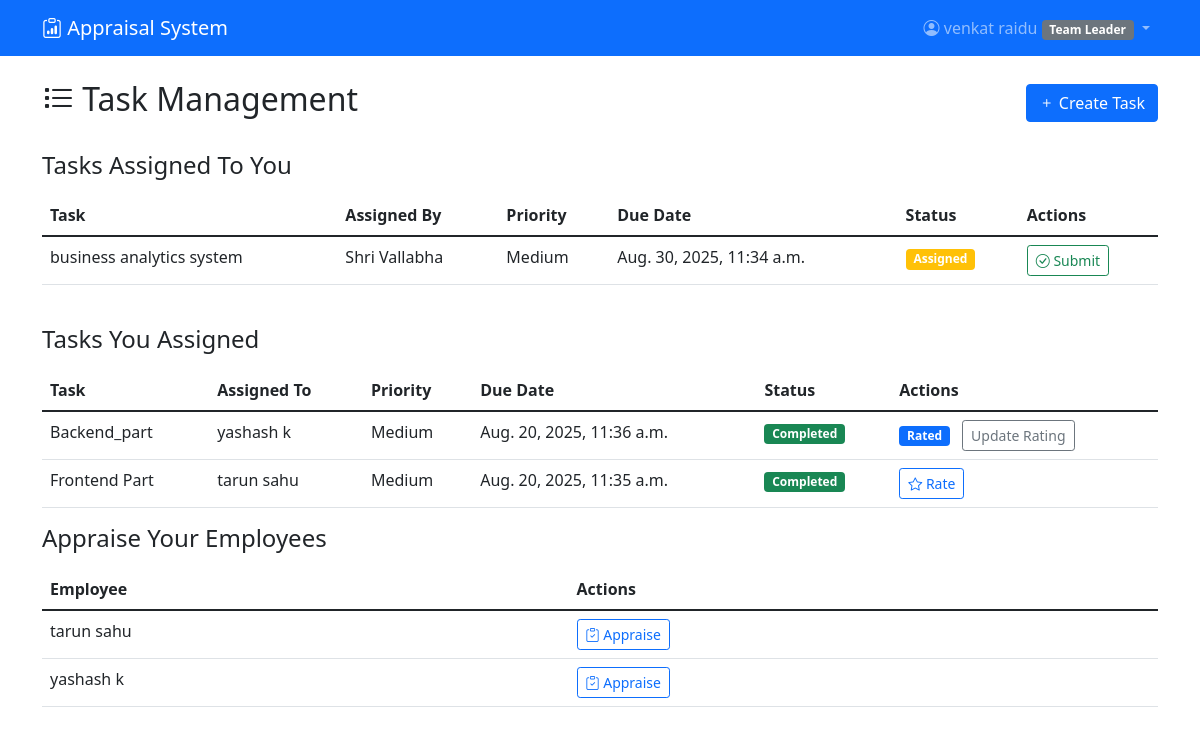
The page /appraisals/tasks/ (signed in) on the database its author committed.
### accounts/models.py (models this page shows, shortened)
class CustomUser(AbstractUser):
    ROLE_CHOICES = [
        ('employee', 'Employee'),
        ('team_leader', 'Team Leader'),
        ('manager', 'Manager'),
        ('hr_admin', 'HR Admin'),
    ]
    role = models.CharField(max_length=20, choices=ROLE_CHOICES, default='employee')
    department = models.ForeignKey(Department, on_delete=models.CASCADE, null=True, blank=True)
    employee_id = models.CharField(max_length=20, unique=True, null=True, blank=True)
    phone = models.CharField(max_length=15, blank=True)
    hire_date = models.DateField(null=True, blank=True)
    manager = models.ForeignKey('self', on_delete=models.SET_NULL, null=True, blank=True)
    def get_subordinates(self):
        return CustomUser.objects.filter(manager=self)

### appraisals/models.py (models this page shows, shortened)
class Task(models.Model):
    PRIORITY_CHOICES = [
        ('low', 'Low'),
        ('medium', 'Medium'),
        ('high', 'High'),
        ('urgent', 'Urgent'),
    ]
    STATUS_CHOICES = [
        ('assigned', 'Assigned'),
        ('in_progress', 'In Progress'),
        ('completed', 'Completed'),
        ('overdue', 'Overdue'),
    ]
    title = models.CharField(max_length=200)
    description = models.TextField()
    assigned_to = models.ForeignKey(User, on_delete=models.CASCADE, related_name='assigned_tasks')
    assigned_by = models.ForeignKey(User, on_delete=models.CASCADE, related_name='created_tasks')
    priority = models.CharField(max_length=10, choices=PRIORITY_CHOICES, default='medium')
    status = models.CharField(max_length=15, choices=STATUS_CHOICES, default='assigned')
    due_date = models.DateTimeField()
    completed_date = models.DateTimeField(null=True, blank=True)
    completion_report = models.FileField(upload_to='task_reports/', null=True, blank=True)
    created_at = models.DateTimeField(auto_now_add=True)
    updated_at = models.DateTimeField(auto_now=True)
    @property
    def is_overdue(self):
        from django.utils import timezone
        return self.due_date < timezone.now() and self.status != 'completed'

### appraisals/views.py (the view, shortened to what this page needs)
# urls.py: path('tasks/', views.task_list, name='task_list'),
@login_required
def task_list(request):
    if request.user.role == 'employee':
        tasks = Task.objects.filter(assigned_to=request.user).order_by('-created_at')
        return render(request, 'appraisals/task_list.html', {'tasks': tasks})
    elif request.user.role == 'team_leader':
        assigned_to_me = Task.objects.filter(assigned_to=request.user).order_by('-created_at')
        assigned_by_me = Task.objects.filter(assigned_by=request.user).order_by('-created_at')
        rated_task_ids = set(PerformanceRating.objects.filter(manager=request.user, task__in=assigned_by_me).values_list('task_id', flat=True))
        return render(request, 'appraisals/task_list.html', {
            'tasks_assigned_to_me': assigned_to_me,
            'tasks_assigned_by_me': assigned_by_me,
            'rated_task_ids': rated_task_ids,
            'is_team_leader': True,
        })
    else:
        return render(request, 'appraisals/task_list.html', {'is_hr': True})

### templates/appraisals/task_list.html (shortened to what this page needs)
{% extends 'base.html' %}
{% block content %}
<div class="row">
    <div class="col-md-12">
        <div class="d-flex justify-content-between align-items-center mb-4">
            <h2><i class="bi bi-list-task"></i> Task Management</h2>
            {% if user.role in 'manager,team_leader' %}
                <a href="{% url 'create_task' %}" class="btn btn-primary">
                    <i class="bi bi-plus"></i> Create Task
                </a>
            {% endif %}
        </div>
    </div>
</div>
{% if is_team_leader %}
    <div class="row">
        <div class="col-md-12">
            <h4 class="mb-3">Tasks Assigned To You</h4>
            {% if tasks_assigned_to_me %}
                <div class="table-responsive mb-4">
                    <table class="table table-hover">
                        <thead>
                            <tr>
                                <th>Task</th>
                                <th>Assigned By</th>
                                <th>Priority</th>
                                <th>Due Date</th>
                                <th>Status</th>
                                <th>Actions</th>
                            </tr>
                        </thead>
                        <tbody>
                            {% for task in tasks_assigned_to_me %}
                            <tr>
                                <td>{{ task.title }}</td>
                                <td>{{ task.assigned_by.get_full_name }}</td>
                                <td>{{ task.get_priority_display }}</td>
                                <td>{{ task.due_date }}</td>
                                <td>
                                    <span class="badge bg-{% if task.status == 'completed' %}success{% elif task.is_overdue %}danger{% else %}warning{% endif %}">
                                        {{ task.get_status_display }}
                                    </span>
                                </td>
                                <td>
                                    {% if task.status != 'completed' %}
                                        <a href="{% url 'submit_task' task.id %}" class="btn btn-sm btn-outline-success">
                                            <i class="bi bi-check-circle"></i> Submit
                                        </a>
                                    {% endif %}
                                </td>
                            </tr>
                            {% endfor %}
                        </tbody>
                    </table>
                </div>
            {% else %}
                <p class="text-muted">No tasks assigned to you.</p>
            {% endif %}
        </div>
    </div>
    <div class="row">
        <div class="col-md-12">
            <h4 class="mb-3">Tasks You Assigned</h4>
            {% if tasks_assigned_by_me %}
                <div class="table-responsive">
                    <table class="table table-hover">
                        <thead>
                            <tr>
                                <th>Task</th>
                                <th>Assigned To</th>
                                <th>Priority</th>
                                <th>Due Date</th>
                                <th>Status</th>
                                <th>Actions</th>
                            </tr>
                        </thead>
                        <tbody>
                            {% for task in tasks_assigned_by_me %}
                            <tr>
                                <td>{{ task.title }}</td>
                                <td>{{ task.assigned_to.get_full_name }}</td>
                                <td>{{ task.get_priority_display }}</td>
                                <td>{{ task.due_date }}</td>
                                <td>
                                    <span class="badge bg-{% if task.status == 'completed' %}success{% elif task.is_overdue %}danger{% else %}warning{% endif %}">
                                        {{ task.get_status_display }}
                                    </span>
                                </td>
                                <td>
                                    {% if task.status == 'completed' %}
                                        {% if task.id in rated_task_ids %}
                                            <span class="badge bg-primary">Rated</span>
                                            <a href="{% url 'rate_employee' task.assigned_to.id %}?task_id={{ task.id }}" class="btn btn-sm btn-outline-secondary ms-2">Update Rating</a>
                                        {% else %}
                                            <a href="{% url 'rate_employee' task.assigned_to.id %}?task_id={{ task.id }}" class="btn btn-sm btn-outline-primary">
                                                <i class="bi bi-star"></i> Rate
                                            </a>
                                        {% endif %}
                                    {% endif %}
                                </td>
                            </tr>
                            {% endfor %}
                        </tbody>
                    </table>
                </div>
            {% else %}
                <p class="text-muted">No tasks assigned by you.</p>
            {% endif %}
        </div>
    </div>
    <div class="row">
        <div class="col-md-12">
            <h4 class="mb-3">Appraise Your Employees</h4>
            <div class="table-responsive">
                <table class="table table-hover">
                    <thead>
                        <tr>
                            <th>Employee</th>
                            <th>Actions</th>
                        </tr>
                    </thead>
                    <tbody>
                        {% for employee in user.get_subordinates %}
                        <tr>
                            <td>{{ employee.get_full_name }}</td>
                            <td>
                                <a href="{% url 'create_appraisal' employee.id %}" class="btn btn-sm btn-outline-primary">
                                    <i class="bi bi-clipboard-check"></i> Appraise
                                </a>
                            </td>
                        </tr>
                        {% endfor %}
                    </tbody>
                </table>
            </div>
        </div>
    </div>
{% endif %}
{% endblock %}

### templates/base.html (shortened to what this page needs)
<!DOCTYPE html>
<html lang="en">
<head>
    <link href="https://cdn.jsdelivr.net/npm/bootstrap@5.1.3/dist/css/bootstrap.min.css" rel="stylesheet">
    <link href="https://cdn.jsdelivr.net/npm/bootstrap-icons@1.7.2/font/bootstrap-icons.css" rel="stylesheet">
</head>
<body>
    <nav class="navbar navbar-expand-lg navbar-dark bg-primary">
        <div class="container">
            <a class="navbar-brand" href="{% url 'dashboard' %}">
                <i class="bi bi-clipboard-data"></i> Appraisal System
            </a>
            {% if user.is_authenticated %}
            <div class="navbar-nav ms-auto">
                <div class="nav-item dropdown">
                    <a class="nav-link dropdown-toggle" href="#" data-bs-toggle="dropdown">
                        <i class="bi bi-person-circle"></i> {{ user.get_full_name|default:user.username }}
                        <span class="badge bg-secondary">{{ user.get_role_display }}</span>
                    </a>
                </div>
            </div>
            {% endif %}
        </div>
    </nav>
    <main class="container mt-4">
        {% block content %}{% endblock %}
    </main>
</body>
</html>

### rows shown on the page
CustomUser: get_full_name "venkat raidu", role "Team Leader"
Task: title "business analytics system", assigned_by.get_full_name "Shri Vallabha", priority "Medium", due_date "Aug. 30, 2025, 11:34 a.m.", status "Assigned", shows "Submit"
Task: title "Backend_part", assigned_to.get_full_name "yashash k", priority "Medium", due_date "Aug. 20, 2025, 11:36 a.m.", status "Completed"
Task: title "Frontend Part", assigned_to.get_full_name "tarun sahu", priority "Medium", due_date "Aug. 20, 2025, 11:35 a.m.", status "Completed"
CustomUser: get_full_name "tarun sahu"
CustomUser: get_full_name "yashash k"
